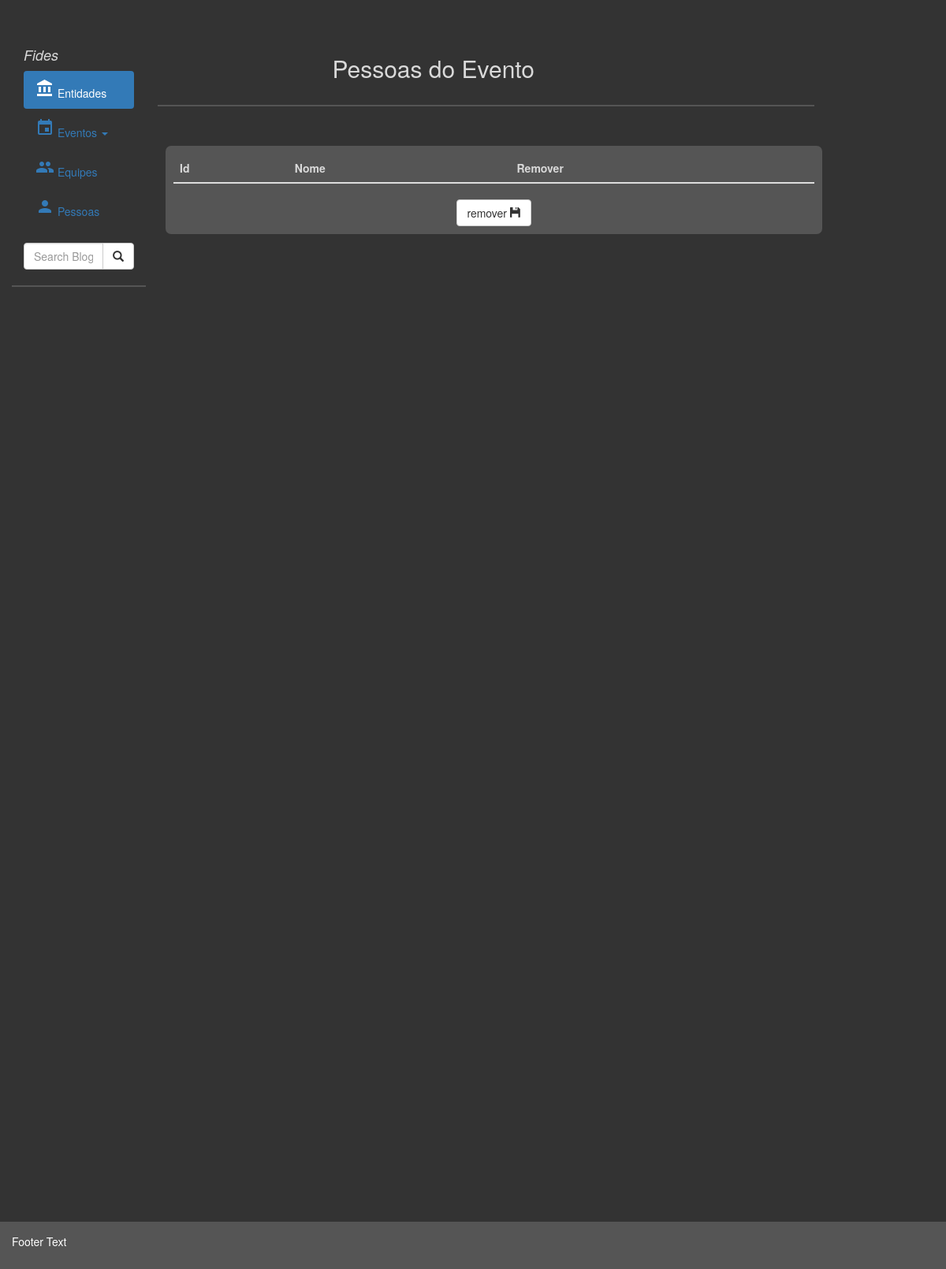
/event-people/30, run on an earlier commit of the app's database.
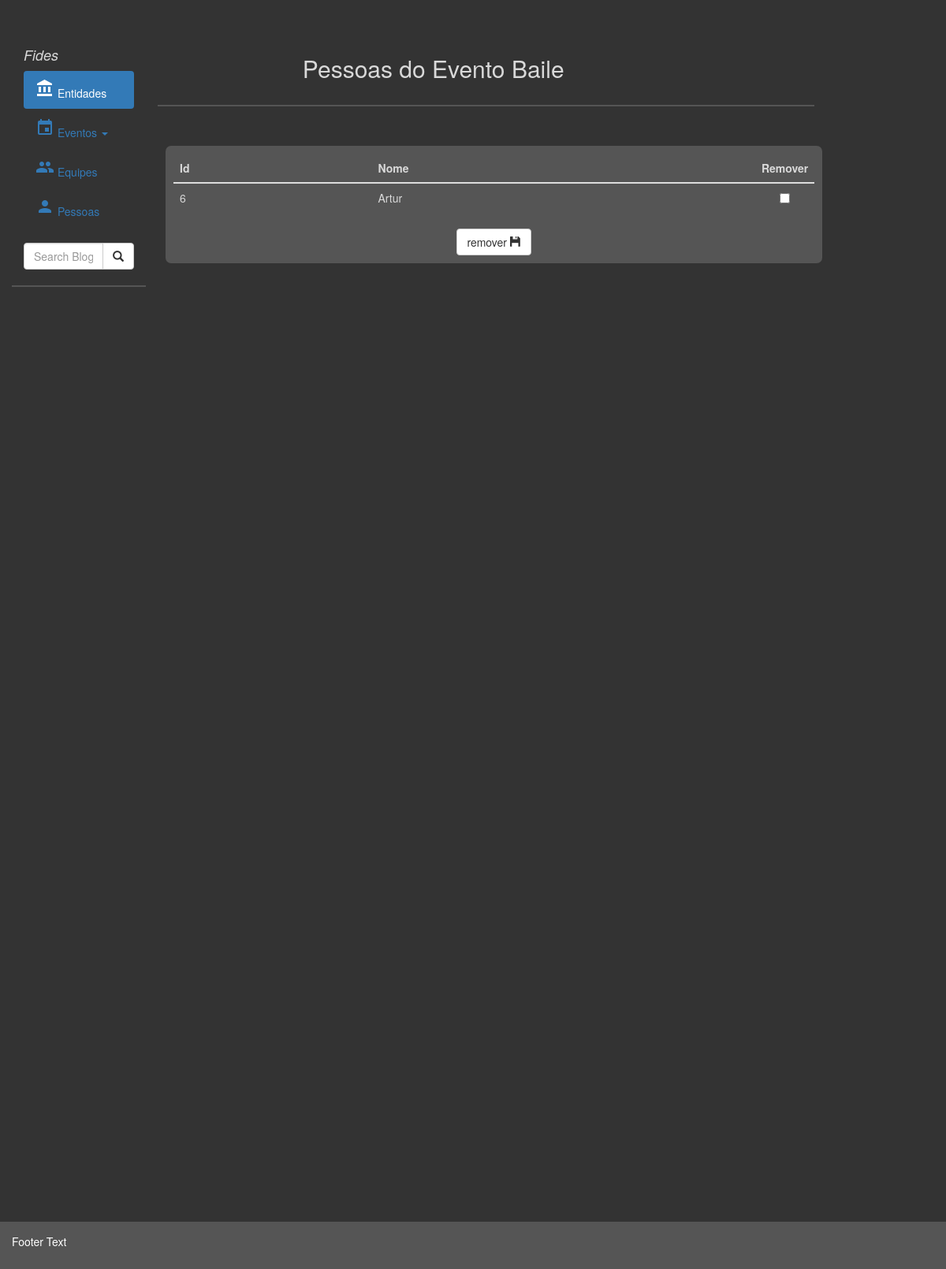
And on a later commit of the database.
### tables this page shows
CREATE TABLE `events` (
  `id_event` int(11) NOT NULL,
  `name_event` varchar(45) NOT NULL,
  `start_date` date DEFAULT NULL,
  `end_date` date DEFAULT NULL,
  `adress` varchar(45) DEFAULT NULL,
  `cep` varchar(45) DEFAULT NULL,
  `phone` varchar(45) DEFAULT NULL,
  `neighborhood` varchar(45) DEFAULT NULL,
  `id_city` int(11) NOT NULL,
  `id_state` int(11) NOT NULL,
  `id_entitie` int(11) NOT NULL
);

CREATE TABLE `peoples_events` (
  `peoples_id_people` int(11) NOT NULL,
  `events_id_event` int(11) NOT NULL
);

CREATE TABLE `peoples` (
  `id_people` int(11) NOT NULL,
  `name_people` varchar(45) NOT NULL,
  `birth` date DEFAULT NULL,
  `adress` varchar(45) DEFAULT NULL,
  `cep` varchar(45) DEFAULT NULL,
  `phone` varchar(45) DEFAULT NULL,
  `email` varchar(45) DEFAULT NULL,
  `neighborhood` varchar(45) DEFAULT NULL,
  `id_city` int(11) NOT NULL,
  `id_state` int(11) NOT NULL
);

### application/libraries/Template.php (called while the page is built)
<?php if ( ! defined('BASEPATH')) exit('No direct script access allowed');
class Template {
		var $template_data = array();
		function set($name, $value)
		{
			$this->template_data[$name] = $value;
		}
		function load($template = '', $view = '' , $view_data = array(), $return = FALSE)
		{
			$this->CI =& get_instance();
			$this->set('contents', $this->CI->load->view($view, $view_data, TRUE));
			return $this->CI->load->view($template, $this->template_data, $return);
		}
}

### application/controllers/eventController.php (called while the page is built, shortened)
<?php
class eventController extends CI_Controller {
	public function call_eventPeople($id_event){
		$dados['formerror']= NULL;
		$dados['events'] = $this->eventModel->getOne($id_event)->result();
		$dados['peoples'] = $this->peopleModel->listEP($id_event);
		 $this->template->load('template/templateHeader', 'event/eventPeopleView',$dados);
	}
}

### index.php (called while the page is built, shortened)
<?php
require_once BASEPATH.'core/CodeIgniter.php';

### application/models/eventModel.php (called while the page is built, shortened)
<?php
class eventModel extends CI_Model {
	public function getOne($event){
		$this->db->select('*');
		$this->db->join('states', 'events.id_state = states.id_state','inner');
		$this->db->join('cities', 'events.id_city = cities.id_city','inner');
		$this->db->join('entities', 'events.id_entitie = entities.id_entitie','inner');
		$this->db->where('id_event', $event);
		$this->db->limit(1);
	   return $this->db->get('events');
	}
}

### application/models/peopleModel.php (called while the page is built, shortened)
<?php
class peopleModel extends CI_Model {
	 public function listEP($id_event) {
       	$this->db->select('');
		$this->db->join('peoples_events', 'peoples.id_people = peoples_events.peoples_id_people','inner');
		$this->db->where('events_id_event', $id_event);
	   	return $this->db->get('peoples')->result();
    }
}

### application/views/event/eventPeopleView.php (the view, shortened to what this page needs)
<?php foreach ($events as $ev) {
   $name_event = $ev->name_event;
   $id_event = $ev->id_event;
 }
 ?>
 <div class="row">
   <div class="col-sm-10 text-center div-barra">
       <div class="col-sm-10" >
          <h2>
               <font color="#d9d9d9">Pessoas do Evento <?= $name_event;?>
               </font>
          </h2>
       </div>
   </div>
     <div class="col-sm-10 div-mold" style="margin-top:50px;">
      <form action="<?= base_url('delete-event-people/'.$id_event)?>" method="POST">
         <div class="table-responsive">
            <table class="table table-condesed">
             <thead>
               <tr>
                 <th><font color="#d9d9d9">Id</font></th>
                 <th><font color="#d9d9d9">Nome</font></th>
                  <th><font color="#d9d9d9">Remover</font></th>
               </tr>
             </thead>
             <tbody>
              <?php foreach ($peoples as $p) { ?>
               <tr>
                 <td><font color="#d9d9d9"><?= $p->id_people;?></font></td>
                 <td><font color="#d9d9d9"><?= $p->name_people;?></font></td>
                 <td align="center" width="70">
                         <input type="checkbox" name="selecao[]" value="<?=$p->id_people;?>"/>
                 </td>
               </tr>
               <?php } ?>
             </tbody>
           </table>
         </div>
         <div class="col-sm-12 text-center">
               <button type="submit" class="btn btn-default">remover <span class="glyphicon glyphicon-floppy-disk"></span></button>
         </div>
       </form>
     </div>
  </div>

What changed in the data, as far as the page shows it:
added events: name_event "Baile"
added peoples_events: peoples.id_people "6", peoples.name_people "Artur"
